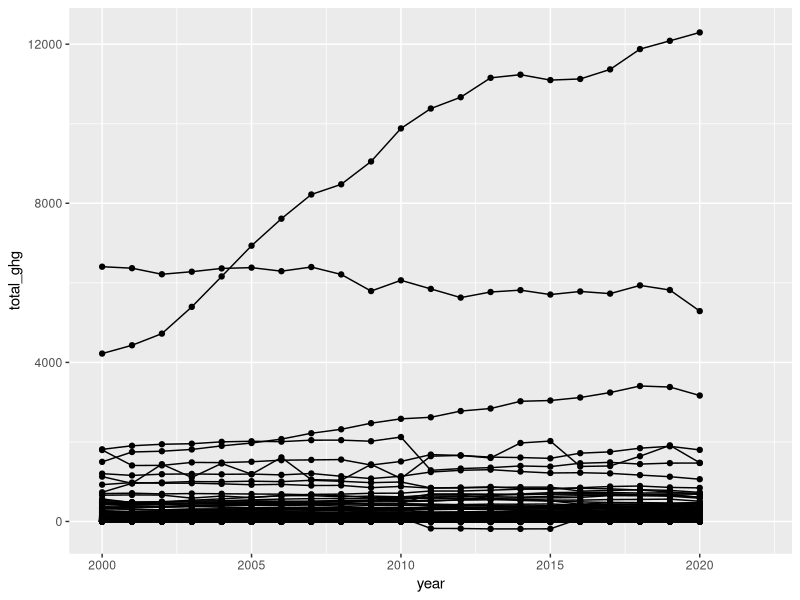
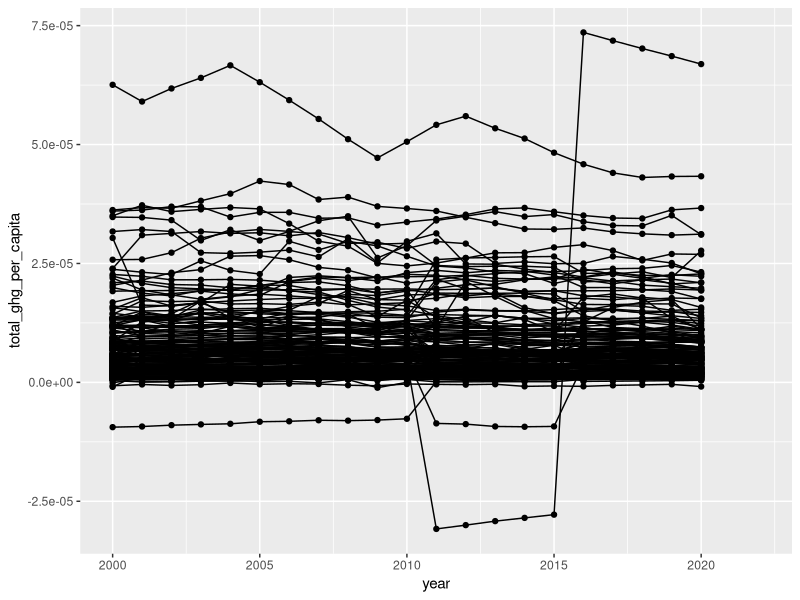
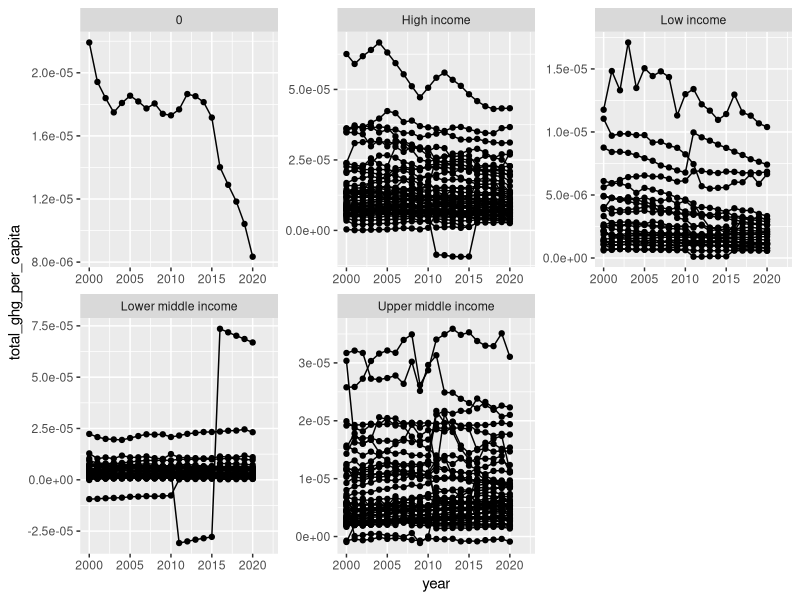
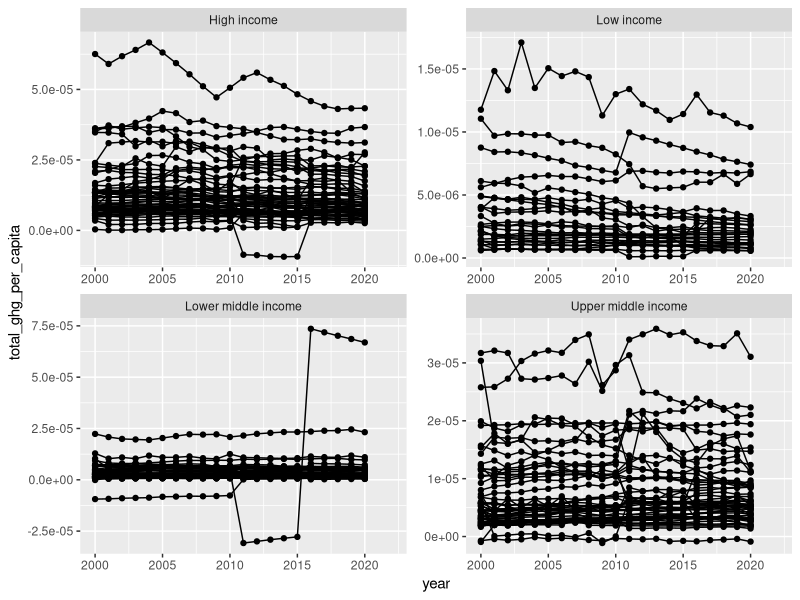
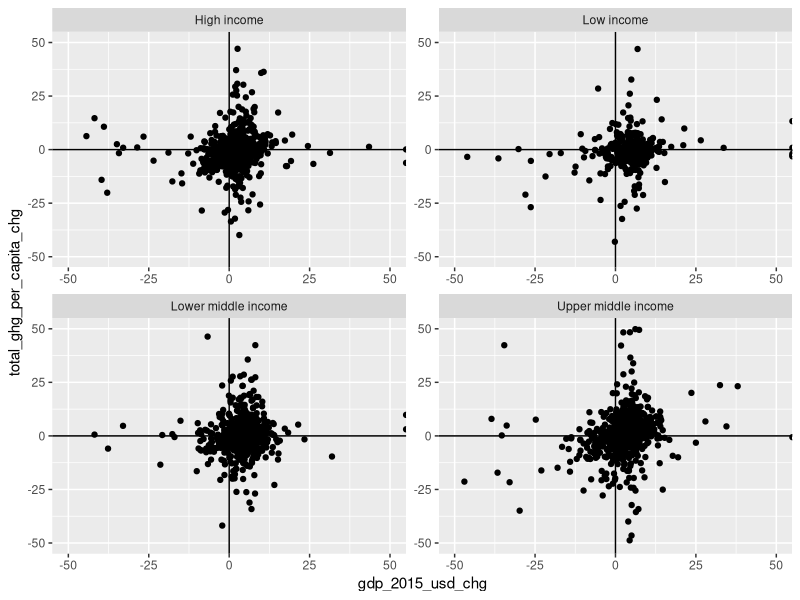
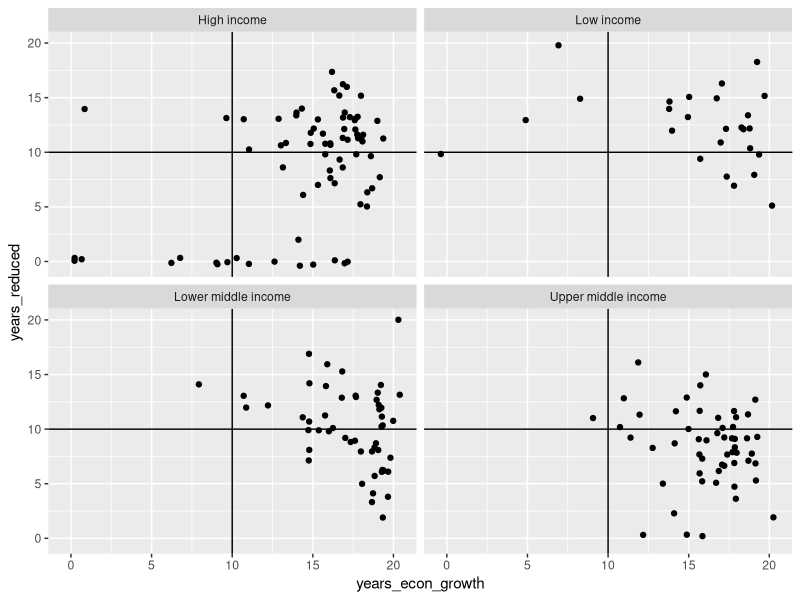
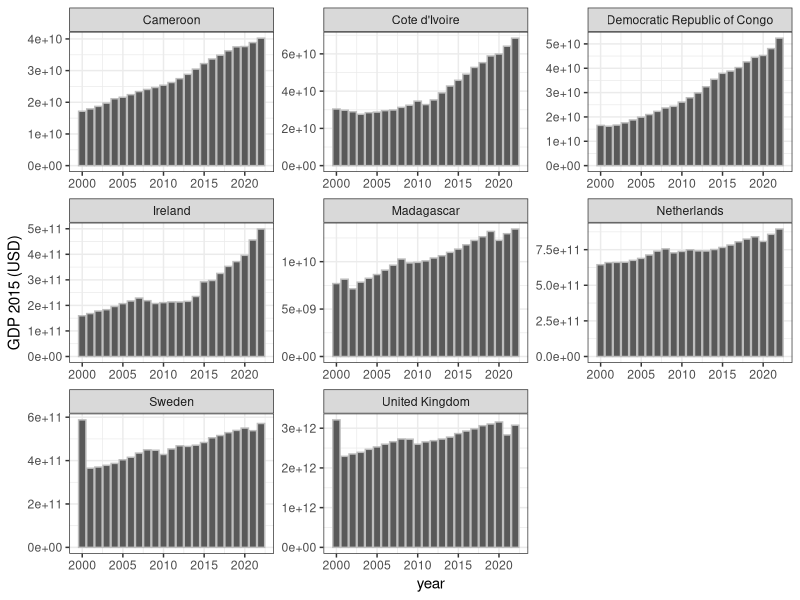
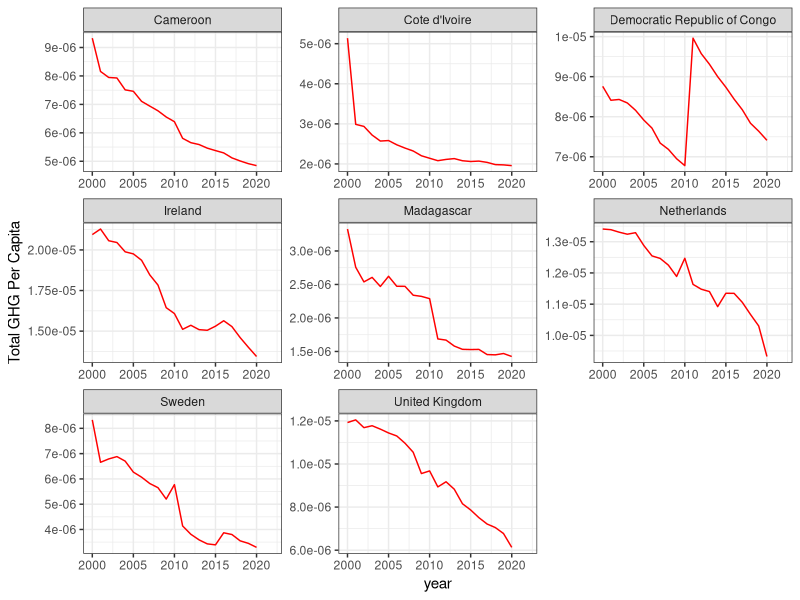

Reproduce these figures in R, in order.
## ---- chunk 1
knitr::opts_chunk$set(echo = TRUE, error = FALSE, warning = FALSE, message = FALSE)
options(repos = "https://cran.rstudio.com/")
## ---- chunk 2
library(readr)
## ---- chunk 3
national_ghg_emissions <- read_csv("ghgs_time_series_9.csv")
head(national_ghg_emissions)
## ---- chunk 4
library(tidyverse)
## ---- chunk 5
ggplot(national_ghg_emissions, aes(year, total_ghg, group=country)) + geom_line() + geom_point()
## ---- chunk 6
national_ghg_emissions <- national_ghg_emissions %>% 
  mutate(total_ghg_per_capita = total_ghg / population)

ggplot(national_ghg_emissions, aes(year, total_ghg_per_capita, group=country)) + 
  geom_line() + geom_point()
## ---- chunk 7
ggplot(national_ghg_emissions, aes(year, total_ghg_per_capita, group=country)) + 
  geom_line() + geom_point() + facet_wrap(~econ_class, scales="free")
## ---- chunk 8
no_econ_class <- national_ghg_emissions %>% 
  filter(econ_class == 0) %>% 
  select(country)
print(no_econ_class)
## ---- chunk 9
print(no_econ_class, n = 23)
## ---- chunk 10
national_ghg_emissions <- national_ghg_emissions %>% 
  mutate(econ_class = ifelse(econ_class == 0, NA, econ_class))

national_ghg_emissions %>% 
  filter(!is.na(econ_class)) %>% 
  ggplot(aes(year, total_ghg_per_capita, group=country)) + 
  geom_line() + geom_point() + facet_wrap(~econ_class, scales = "free")
## ---- chunk 11
national_ghg_emissions <- national_ghg_emissions %>%
  arrange(country, year) %>% 
  group_by(country) %>% 
  mutate(total_ghg_annual_chg = ifelse(total_ghg > 0, ((total_ghg - lag(total_ghg)) / lag(total_ghg))*100, NA),
        total_ghg_per_capita_chg = ifelse(total_ghg_per_capita > 0,((total_ghg_per_capita - lag(total_ghg_per_capita)) / lag(total_ghg_per_capita))*100, NA),
        gdp_2015_usd_chg = ifelse(gdp_2015_usd > 0, ((gdp_2015_usd - lag(gdp_2015_usd)) / lag(gdp_2015_usd))*100, NA),
        gdp_2017_ppp_chg = ifelse(gdp_2017_ppp > 0, ((gdp_2017_ppp - lag(gdp_2017_ppp)) / lag(gdp_2017_ppp))*100, NA),
        gdp_constant_lcu_chg = ifelse(gdp_constant_lcu > 0, ((gdp_constant_lcu - lag(gdp_constant_lcu)) / lag(gdp_constant_lcu))*100, NA),
        gdp_current_usd_chg = ifelse(gdp_current_usd > 0, ((gdp_current_usd - lag(gdp_current_usd)) / lag(gdp_current_usd))*100, NA))
## ---- chunk 12
national_ghg_emissions %>% 
  filter(!is.na(econ_class)) %>%
  ggplot(aes(gdp_2015_usd_chg, total_ghg_per_capita_chg)) + 
  geom_point() + geom_vline(xintercept = 0, linetype = "solid") +
  geom_hline(yintercept = 0, linetype = "solid") +
  facet_wrap(~econ_class, scales = "free") +
  xlim(-50, 50) + 
  ylim(-50, 50)
## ---- chunk 13
emissions_reductions <- national_ghg_emissions %>% 
  group_by(country, econ_class) %>% 
  filter(year >= 2000 & year <= 2020) %>% 
  summarize(years_reduced = sum(total_ghg_per_capita_chg < 0, na.rm = TRUE),
            years_econ_growth = sum(gdp_2015_usd_chg > 0, na.rm = TRUE)) %>% 
  arrange(desc(years_reduced))
head(emissions_reductions)
## ---- chunk 14
gg_plot2 <- emissions_reductions %>% 
  filter(!is.na(econ_class)) %>%
  ggplot(aes(years_econ_growth, years_reduced)) + 
  geom_point(position="jitter") + 
  geom_vline(xintercept = 10, linetype = "solid") +
  geom_hline(yintercept = 10, linetype = "solid") +
  facet_wrap(~econ_class)
gg_plot2
## ---- chunk 15
possible_green_growth <- emissions_reductions %>% 
  filter(years_reduced > 15 & years_econ_growth > 15)
possible_green_growth
## ---- chunk 16
possible_gg_time_series <- national_ghg_emissions %>% 
  filter(country %in% possible_green_growth$country)
## ---- chunk 17
possible_gg_time_series %>%
  ggplot(aes(x = year, y = gdp_2015_usd)) +
  geom_bar(stat = "identity", color = "grey") +
  facet_wrap(~ country, scales="free") +
  labs(y = "GDP 2015 (USD)") +
  theme_bw()
## ---- chunk 18
possible_gg_time_series %>%
  ggplot(aes(x = year, y = total_ghg_per_capita)) +
  geom_line(color = "red") +
  facet_wrap(~ country, scales = "free") +
  labs(y = "Total GHG Per Capita") +
  theme_bw()
## ---- chunk 19
possible_gg_time_series %>%
  ggplot(aes(x = year, y = total_ghg)) +
  geom_line(color = "red") +
  facet_wrap(~ country, scales = "free") +
  labs(y = "Total GHGs (Mt CO2-eq)") +
  theme_bw()
## ---- chunk 20
possible_gg_time_series <- possible_gg_time_series %>%
  mutate(total_ghgs_with_trade = if_else(is.na(trade_co2),total_ghg, total_ghg + trade_co2))

possible_gg_time_series %>%
  ggplot(aes(x = year, y = total_ghgs_with_trade)) +
  geom_line(color = "red") +
  facet_wrap(~ country, scales = "free") +
  labs(y = "Total GHGs Including Trade (Mt CO2-eq)") +
  theme_bw()
## ---- chunk 21
recent_emissions_reductions <- national_ghg_emissions %>% 
  filter(year >= 2010 & year <= 2020) %>% 
  group_by(country, econ_class) %>% 
  summarize(years_reduced = sum(total_ghg_per_capita_chg < 0, na.rm = TRUE),
            years_econ_growth = sum(gdp_2015_usd_chg > 0, na.rm = TRUE)) %>% 
  arrange(desc(years_reduced))
## ---- chunk 22
recent_emissions_reductions %>% 
  filter(!is.na(econ_class)) %>%
  ggplot(aes(years_econ_growth, years_reduced)) + 
  geom_point(position = "jitter") + 
  geom_vline(xintercept = 5, linetype = "solid") +
  geom_hline(yintercept = 5, linetype = "solid") +
  facet_wrap(~econ_class)
gg_plot2
## ---- chunk 23
possible_recent_green_growth <- recent_emissions_reductions %>% 
  filter(years_reduced > 7 & years_econ_growth > 7) %>% 
  arrange(desc(years_reduced))
head(possible_recent_green_growth)
unique(possible_recent_green_growth$country)
## ---- chunk 24
possible_recent_green_growth %>% 
  ggplot(aes(x = econ_class)) +
  geom_bar()
## ---- chunk 25
recent_gg_time_series <- national_ghg_emissions %>% 
  filter(country %in% possible_recent_green_growth$country & year >= 2010 & year <= 2020)
## ---- chunk 26
recent_gg_time_series %>%
  ggplot(aes(x = year, y = gdp_2015_usd)) +
  geom_bar(stat = "identity", color = "grey") +
  facet_wrap(~ country, scales="free") +
  labs(y = "GDP 2015 (USD)") +
  theme_bw()
  
recent_gg_time_series %>%
  ggplot(aes(x = year, y = total_ghg_per_capita)) +
  geom_line(color = "red") +
  facet_wrap(~ country, scales = "free") +
  labs(y = "Total GHG Per Capita (Mt CO2-eq)") +
  theme_bw()
## ---- chunk 27
recent_gg_time_series %>%
  ggplot(aes(x = year, y = total_ghg)) +
  geom_line(color = "red") +
  facet_wrap(~ country, scales = "free") +
  labs(y = "Total GHGs (Mt CO2-eq)") +
  theme_bw()
## ---- chunk 28
recent_gg_time_series <- recent_gg_time_series %>%
  mutate(total_ghgs_with_trade = if_else(is.na(trade_co2),total_ghg, total_ghg + trade_co2))

recent_gg_time_series %>%
  ggplot(aes(x = year, y = total_ghgs_with_trade)) +
  geom_line(color = "red") +
  facet_wrap(~ country, scales = "free") +
  labs(y = "Total GHG (Mt CO2-eq") +
  theme_bw()
## ---- chunk 29
possible_gg_countries_list <- c("Denmark","East Timor", "Iceland", "Ireland", 
                                "Luxembourg", "Madagascar", "Netherlands", 
                                "North Macedonia", "Sweden", "United Kingdom")
possible_gg_countries_list
## ---- chunk 30
library(forecast)
## ---- chunk 31
national_ghg_emissions_forecast <- national_ghg_emissions %>%
  filter(country %in% possible_gg_countries_list & year >= 2000 & year <= 2020) %>% 
  mutate(total_ghgs_with_trade = if_else(is.na(trade_co2),total_ghg, total_ghg + trade_co2))
## ---- chunk 32
for (country in unique(national_ghg_emissions_forecast$country)) {
  country_data <- national_ghg_emissions_forecast[national_ghg_emissions_forecast$country == country, ]
  emissions_model <- auto.arima(country_data$total_ghgs_with_trade)
  emissions_forecasts <- forecast(emissions_model, h = 30)  
  print(
    plot(emissions_forecasts,
         main = paste(country, "GHG Emissions Forecast"),
         xlab = "Years (0=2000, 50=2050)",
         ylab = "Total GHGs with Trade (Mt CO2-eq)")
  )
}
## ---- chunk 33
national_ghg_emissions <- national_ghg_emissions %>% 
  filter(year >= 2000 & year <= 2020) %>% 
  mutate(total_ghgs_with_trade = if_else(is.na(trade_co2),total_ghg, total_ghg + trade_co2))

emissions_2000_to_2020_rankings <- national_ghg_emissions %>% 
  group_by(country) %>% 
  summarize(econ_class=first(econ_class), 
            total_emissions = sum(total_ghgs_with_trade, na.rm = TRUE)) %>%
  arrange(desc(total_emissions))
head(emissions_2000_to_2020_rankings)
## ---- chunk 34
potential_net_zero_countries <- c("Denmark", "East Timor", "United Kingdom")
row_numbers <- which(emissions_2000_to_2020_rankings$country %in% potential_net_zero_countries)
net_zero_overall_ranks <- data.frame(country = emissions_2000_to_2020_rankings$country[row_numbers],
                                     ranking = row_numbers)
net_zero_overall_ranks
## ---- chunk 35
emissions_2000_to_2020_rankings <- emissions_2000_to_2020_rankings %>% 
  mutate(proportion = total_emissions / sum(total_emissions))
head(emissions_2000_to_2020_rankings, 20)
## ---- chunk 36
emissions_2000_to_2020_rankings %>% 
  ggplot(aes(total_emissions)) +
  geom_histogram() +
  theme_bw()

emissions_2000_to_2020_rankings %>% 
  ggplot(aes(proportion)) +
  geom_boxplot() +
  theme_bw()
## ---- chunk 37
top_20 <- seq(1, 20, 1)
top_20_emitters <- data.frame(country=emissions_2000_to_2020_rankings$country[top_20])

emissions_2000_to_2020_rankings %>% 
  filter(country %in% top_20_emitters$country) %>% 
  summarize(top_20_proportion = 100*sum(proportion))
## ---- chunk 38
national_ghg_emissions_forecast2 <- national_ghg_emissions %>%
  filter(country %in% top_20_emitters$country & year >= 2000 & year <= 2020) %>% 
  mutate(total_ghgs_with_trade = if_else(is.na(trade_co2),total_ghg, total_ghg + trade_co2))


for (country in unique(national_ghg_emissions_forecast2$country)) {
  country_data <- national_ghg_emissions_forecast2[national_ghg_emissions_forecast2$country == country, ]
  emissions_model <- auto.arima(country_data$total_ghgs_with_trade)
  emissions_forecasts <- forecast(emissions_model, h = 30)  
  print(
    plot(emissions_forecasts,
         main = paste(country, "GHG Emissions Forecast"),
         xlab = "Years (0=2000, 50=2050)",
         ylab = "Total GHGs with Trade (Mt CO2-eq)")
  )
}
